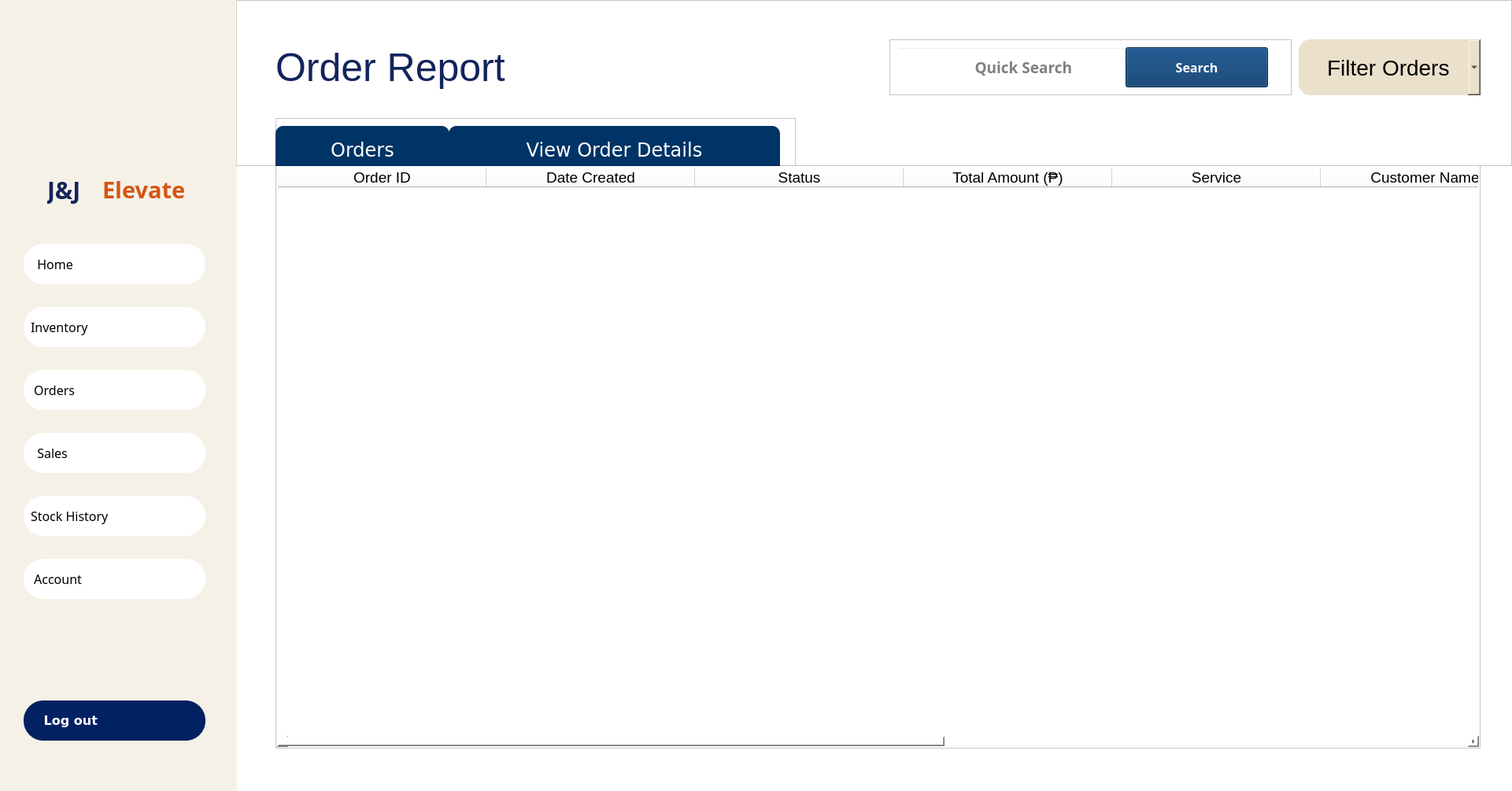
<?xml version="1.0" encoding="UTF-8"?>
<ui version="4.0">
 <class>OWNER_ORDERS</class>
 <widget class="QWidget" name="OWNER_ORDERS">
  <property name="geometry">
   <rect>
    <x>0</x>
    <y>0</y>
    <width>1921</width>
    <height>1005</height>
   </rect>
  </property>
  <property name="windowTitle">
   <string>Form</string>
  </property>
  <property name="styleSheet">
   <string notr="true">background: white;</string>
  </property>
  <widget class="QStackedWidget" name="stackedWidget">
   <property name="geometry">
    <rect>
     <x>300</x>
     <y>210</y>
     <width>1621</width>
     <height>771</height>
    </rect>
   </property>
   <property name="currentIndex">
    <number>0</number>
   </property>
   <widget class="QWidget" name="page">
    <widget class="QTableWidget" name="tableWidget_order">
     <property name="geometry">
      <rect>
       <x>50</x>
       <y>0</y>
       <width>1531</width>
       <height>741</height>
      </rect>
     </property>
     <property name="styleSheet">
      <string notr="true">padding: 1;</string>
     </property>
     <attribute name="horizontalHeaderDefaultSectionSize">
      <number>265</number>
     </attribute>
     <column>
      <property name="text">
       <string>Order ID</string>
      </property>
      <property name="font">
       <font>
        <pointsize>14</pointsize>
       </font>
      </property>
     </column>
     <column>
      <property name="text">
       <string>Date Created</string>
      </property>
      <property name="font">
       <font>
        <pointsize>14</pointsize>
       </font>
      </property>
     </column>
     <column>
      <property name="text">
       <string>Status</string>
      </property>
      <property name="font">
       <font>
        <pointsize>14</pointsize>
       </font>
      </property>
     </column>
     <column>
      <property name="text">
       <string>Total Amount (₱)</string>
      </property>
      <property name="font">
       <font>
        <pointsize>14</pointsize>
       </font>
      </property>
     </column>
     <column>
      <property name="text">
       <string>Service</string>
      </property>
      <property name="font">
       <font>
        <pointsize>14</pointsize>
       </font>
      </property>
     </column>
     <column>
      <property name="text">
       <string>Customer Name</string>
      </property>
      <property name="font">
       <font>
        <pointsize>14</pointsize>
       </font>
      </property>
     </column>
     <column>
      <property name="text">
       <string>Contact Number</string>
      </property>
      <property name="font">
       <font>
        <pointsize>14</pointsize>
       </font>
      </property>
     </column>
     <column>
      <property name="text">
       <string>Customer Address</string>
      </property>
      <property name="font">
       <font>
        <pointsize>14</pointsize>
       </font>
      </property>
     </column>
     <column>
      <property name="text">
       <string>Processed by</string>
      </property>
      <property name="font">
       <font>
        <pointsize>14</pointsize>
       </font>
      </property>
     </column>
    </widget>
   </widget>
   <widget class="QWidget" name="page_2">
    <widget class="QTableWidget" name="tableWidget_orderDetails">
     <property name="geometry">
      <rect>
       <x>50</x>
       <y>0</y>
       <width>1531</width>
       <height>741</height>
      </rect>
     </property>
     <property name="styleSheet">
      <string notr="true">padding: 1;</string>
     </property>
     <attribute name="horizontalHeaderDefaultSectionSize">
      <number>265</number>
     </attribute>
     <column>
      <property name="text">
       <string>Order ID</string>
      </property>
      <property name="font">
       <font>
        <pointsize>14</pointsize>
       </font>
      </property>
     </column>
     <column>
      <property name="text">
       <string>Order Detail ID</string>
      </property>
      <property name="font">
       <font>
        <pointsize>14</pointsize>
       </font>
      </property>
     </column>
     <column>
      <property name="text">
       <string>Product</string>
      </property>
      <property name="font">
       <font>
        <pointsize>14</pointsize>
       </font>
      </property>
     </column>
     <column>
      <property name="text">
       <string>Quantity</string>
      </property>
      <property name="font">
       <font>
        <pointsize>14</pointsize>
       </font>
      </property>
     </column>
     <column>
      <property name="text">
       <string>Unit Price</string>
      </property>
      <property name="font">
       <font>
        <pointsize>14</pointsize>
       </font>
      </property>
     </column>
     <column>
      <property name="text">
       <string>Discount</string>
      </property>
      <property name="font">
       <font>
        <pointsize>14</pointsize>
       </font>
      </property>
     </column>
     <column>
      <property name="text">
       <string>Total Amount</string>
      </property>
      <property name="font">
       <font>
        <pointsize>14</pointsize>
       </font>
      </property>
     </column>
     <column>
      <property name="text">
       <string>Date Created</string>
      </property>
      <property name="font">
       <font>
        <pointsize>14</pointsize>
       </font>
      </property>
     </column>
    </widget>
   </widget>
  </widget>
  <widget class="QFrame" name="frame_45">
   <property name="geometry">
    <rect>
     <x>300</x>
     <y>0</y>
     <width>1621</width>
     <height>211</height>
    </rect>
   </property>
   <property name="frameShape">
    <enum>QFrame::StyledPanel</enum>
   </property>
   <property name="frameShadow">
    <enum>QFrame::Raised</enum>
   </property>
   <widget class="QComboBox" name="comboBox_filterOrders">
    <property name="geometry">
     <rect>
      <x>1350</x>
      <y>50</y>
      <width>231</width>
      <height>71</height>
     </rect>
    </property>
    <property name="font">
     <font>
      <pointsize>-1</pointsize>
     </font>
    </property>
    <property name="styleSheet">
     <string notr="true">    background-color: #ebe0cc;
    border-radius: 15px;
font-size:28px;
text-align: center;</string>
    </property>
    <property name="currentText">
     <string>    Filter Orders</string>
    </property>
    <item>
     <property name="text">
      <string>    Filter Orders</string>
     </property>
    </item>
    <item>
     <property name="text">
      <string>Daily</string>
     </property>
    </item>
    <item>
     <property name="text">
      <string>Weekly</string>
     </property>
    </item>
    <item>
     <property name="text">
      <string>Monthly</string>
     </property>
    </item>
   </widget>
   <widget class="QFrame" name="frame_29">
    <property name="geometry">
     <rect>
      <x>50</x>
      <y>150</y>
      <width>661</width>
      <height>61</height>
     </rect>
    </property>
    <property name="frameShape">
     <enum>QFrame::StyledPanel</enum>
    </property>
    <property name="frameShadow">
     <enum>QFrame::Raised</enum>
    </property>
    <widget class="QPushButton" name="pushButton_order">
     <property name="geometry">
      <rect>
       <x>0</x>
       <y>10</y>
       <width>221</width>
       <height>61</height>
      </rect>
     </property>
     <property name="font">
      <font>
       <family>Verdana</family>
       <pointsize>-1</pointsize>
      </font>
     </property>
     <property name="styleSheet">
      <string notr="true">QPushButton {
    background-color: #003366; /* Blue color */
    border-radius: 10px;
    font-size: 24px;
    color: #ffffff; /* Corrected from font-color */
    padding: 9px;
    font-family: &quot;Verdana&quot;, sans-serif;
    text-align: center;
}

/* Hover Effect on Inactive Buttons */
QPushButton:hover {
    background-color: #8d2721;
    color: #ffffff; /* Ensure text color remains white */
}

/* Active Button (Current Page) */
QPushButton#activeButton {
    background-color:#8d2721;
    color: #ffffff; /* Ensure text color remains white */
}</string>
     </property>
     <property name="text">
      <string>Orders</string>
     </property>
    </widget>
    <widget class="QPushButton" name="pushButton_orderDetail">
     <property name="geometry">
      <rect>
       <x>220</x>
       <y>10</y>
       <width>421</width>
       <height>61</height>
      </rect>
     </property>
     <property name="font">
      <font>
       <family>Verdana</family>
       <pointsize>-1</pointsize>
      </font>
     </property>
     <property name="styleSheet">
      <string notr="true">QPushButton {
    background-color: #003366; /* Blue color */
    border-radius: 10px;
    font-size: 24px;
    color: #ffffff; /* Corrected from font-color */
    padding: 9px;
    font-family: &quot;Verdana&quot;, sans-serif;
    text-align: center;
}

/* Hover Effect on Inactive Buttons */
QPushButton:hover {
    background-color: #8d2721;
    color: #ffffff; /* Ensure text color remains white */
}

/* Active Button (Current Page) */
QPushButton#activeButton {
    background-color: #8d2721;
    color: #ffffff; /* Ensure text color remains white */
}</string>
     </property>
     <property name="text">
      <string>View Order Details</string>
     </property>
    </widget>
   </widget>
   <widget class="QFrame" name="frame_4">
    <property name="geometry">
     <rect>
      <x>830</x>
      <y>50</y>
      <width>511</width>
      <height>71</height>
     </rect>
    </property>
    <property name="frameShape">
     <enum>QFrame::StyledPanel</enum>
    </property>
    <property name="frameShadow">
     <enum>QFrame::Raised</enum>
    </property>
    <widget class="QLineEdit" name="lineEdit__QuickSearch_Orders">
     <property name="geometry">
      <rect>
       <x>10</x>
       <y>10</y>
       <width>291</width>
       <height>51</height>
      </rect>
     </property>
     <property name="font">
      <font>
       <family>Montserrat ExtraBold</family>
       <pointsize>14</pointsize>
       <weight>75</weight>
       <bold>true</bold>
      </font>
     </property>
     <property name="styleSheet">
      <string notr="true">
    background-color: transparent;
    color: black;
    padding: 2px;
    text-align: center;



</string>
     </property>
     <property name="alignment">
      <set>Qt::AlignCenter</set>
     </property>
     <property name="placeholderText">
      <string>      Quick Search</string>
     </property>
     <property name="clearButtonEnabled">
      <bool>false</bool>
     </property>
    </widget>
    <widget class="QLabel" name="label_18">
     <property name="geometry">
      <rect>
       <x>10</x>
       <y>10</y>
       <width>71</width>
       <height>51</height>
      </rect>
     </property>
     <property name="styleSheet">
      <string notr="true">background: transparent;
padding: 5;
</string>
     </property>
     <property name="text">
      <string/>
     </property>
     <property name="pixmap">
      <pixmap>../resources/images/search.png</pixmap>
     </property>
     <property name="scaledContents">
      <bool>true</bool>
     </property>
    </widget>
    <widget class="QPushButton" name="pushButton_searchOrders">
     <property name="geometry">
      <rect>
       <x>300</x>
       <y>10</y>
       <width>181</width>
       <height>51</height>
      </rect>
     </property>
     <property name="font">
      <font>
       <family>Montserrat ExtraBold</family>
       <pointsize>12</pointsize>
       <weight>75</weight>
       <bold>true</bold>
      </font>
     </property>
     <property name="styleSheet">
      <string notr="true">    QPushButton {
        background-color: #003366;
        color: white;
        padding: 2px;
        text-align: center;
    }
    QPushButton:hover {
        background-color: rgba(0, 51, 102, 0.9);
    }</string>
     </property>
     <property name="text">
      <string>Search</string>
     </property>
    </widget>
   </widget>
   <widget class="QLabel" name="orderReportText">
    <property name="geometry">
     <rect>
      <x>50</x>
      <y>50</y>
      <width>501</width>
      <height>71</height>
     </rect>
    </property>
    <property name="styleSheet">
     <string notr="true">color: #12245c;
font-family: &quot;Arial Black&quot;, Arial, sans-serif; 
background: transparent;
font-size: 50px;</string>
    </property>
    <property name="text">
     <string>Order Report</string>
    </property>
   </widget>
  </widget>
  <widget class="QFrame" name="LeftMenuBar">
   <property name="geometry">
    <rect>
     <x>0</x>
     <y>0</y>
     <width>301</width>
     <height>1011</height>
    </rect>
   </property>
   <property name="font">
    <font>
     <pointsize>14</pointsize>
    </font>
   </property>
   <property name="styleSheet">
    <string notr="true">background-color: rgba(235, 224, 204, 0.47); /* #ebe0cc with 47% opacity */</string>
   </property>
   <property name="frameShape">
    <enum>QFrame::NoFrame</enum>
   </property>
   <property name="frameShadow">
    <enum>QFrame::Raised</enum>
   </property>
   <widget class="QLabel" name="JJelevate_text_2">
    <property name="geometry">
     <rect>
      <x>60</x>
      <y>220</y>
      <width>71</width>
      <height>41</height>
     </rect>
    </property>
    <property name="font">
     <font>
      <family>Arial Black</family>
      <pointsize>-1</pointsize>
      <weight>75</weight>
      <bold>true</bold>
     </font>
    </property>
    <property name="styleSheet">
     <string notr="true">color: #12245c;
font-family: &quot;Arial Black&quot;, Arial, sans-serif; 
background: transparent;
font-size: 30px;</string>
    </property>
    <property name="text">
     <string>J&amp;J </string>
    </property>
    <property name="scaledContents">
     <bool>true</bool>
    </property>
   </widget>
   <widget class="QLabel" name="Logo">
    <property name="geometry">
     <rect>
      <x>30</x>
      <y>50</y>
      <width>241</width>
      <height>171</height>
     </rect>
    </property>
    <property name="styleSheet">
     <string notr="true">background: transparent;</string>
    </property>
    <property name="text">
     <string/>
    </property>
    <property name="pixmap">
     <pixmap>../resources/images/JJLOGO.png</pixmap>
    </property>
    <property name="scaledContents">
     <bool>true</bool>
    </property>
    <property name="alignment">
     <set>Qt::AlignCenter</set>
    </property>
   </widget>
   <widget class="QPushButton" name="pushButton_Dashboard">
    <property name="geometry">
     <rect>
      <x>30</x>
      <y>310</y>
      <width>231</width>
      <height>51</height>
     </rect>
    </property>
    <property name="font">
     <font>
      <family>Montserrat Medium</family>
      <pointsize>12</pointsize>
      <weight>50</weight>
      <italic>false</italic>
      <bold>false</bold>
     </font>
    </property>
    <property name="styleSheet">
     <string notr="true">QPushButton {
    background-color: white;
    color: black;
    border-radius: 25px;
    padding: 9px;
    text-align: left;
}
QPushButton:hover {
    background-color:#c25b55;
    color:black;
    font-weight: 700;
}
QPushButton.activeButton {
    background-color:#c25b55;
    color:black;
    font-weight: 700;
}
</string>
    </property>
    <property name="text">
     <string>  Home   </string>
    </property>
    <property name="icon">
     <iconset>
      <normaloff>../resources/images/dashboard_icon.svg</normaloff>../resources/images/dashboard_icon.svg</iconset>
    </property>
    <property name="iconSize">
     <size>
      <width>40</width>
      <height>40</height>
     </size>
    </property>
   </widget>
   <widget class="QPushButton" name="pushButton_Inventory">
    <property name="geometry">
     <rect>
      <x>30</x>
      <y>390</y>
      <width>231</width>
      <height>51</height>
     </rect>
    </property>
    <property name="font">
     <font>
      <family>Montserrat Medium</family>
      <pointsize>12</pointsize>
     </font>
    </property>
    <property name="styleSheet">
     <string notr="true">QPushButton {
    background-color: white;
    color: black;
    border-radius: 25px;
    padding: 9px;
    text-align: left;
}
QPushButton:hover {
    background-color:#c25b55;
    color:black;
    font-weight: 700;
}
QPushButton.activeButton {
    background-color:#c25b55;
    color:black;
    font-weight: 700;
}
</string>
    </property>
    <property name="text">
     <string>Inventory</string>
    </property>
    <property name="icon">
     <iconset>
      <normaloff>../resources/images/inventory_icon.svg</normaloff>../resources/images/inventory_icon.svg</iconset>
    </property>
    <property name="iconSize">
     <size>
      <width>50</width>
      <height>45</height>
     </size>
    </property>
   </widget>
   <widget class="QPushButton" name="pushButton_Orders">
    <property name="geometry">
     <rect>
      <x>30</x>
      <y>470</y>
      <width>231</width>
      <height>51</height>
     </rect>
    </property>
    <property name="font">
     <font>
      <family>Montserrat Medium</family>
      <pointsize>12</pointsize>
     </font>
    </property>
    <property name="styleSheet">
     <string notr="true">QPushButton {
    background-color: white;
    color: black;
    border-radius: 25px;
    padding: 9px;
    text-align: left;
}
QPushButton:hover {
    background-color:#c25b55;
    color:black;
    font-weight: 700;
}
QPushButton.activeButton {
    background-color:#c25b55;
    color:black;
    font-weight: 700;
}
</string>
    </property>
    <property name="text">
     <string> Orders</string>
    </property>
    <property name="icon">
     <iconset>
      <normaloff>../resources/images/orders_icon.svg</normaloff>../resources/images/orders_icon.svg</iconset>
    </property>
    <property name="iconSize">
     <size>
      <width>46</width>
      <height>42</height>
     </size>
    </property>
   </widget>
   <widget class="QPushButton" name="pushButton_Sales">
    <property name="geometry">
     <rect>
      <x>30</x>
      <y>550</y>
      <width>231</width>
      <height>51</height>
     </rect>
    </property>
    <property name="font">
     <font>
      <family>Montserrat Medium</family>
      <pointsize>12</pointsize>
     </font>
    </property>
    <property name="styleSheet">
     <string notr="true">QPushButton {
    background-color: white;
    color: black;
    border-radius: 25px;
    padding: 9px;
    text-align: left;
}
QPushButton:hover {
    background-color:#c25b55;
    color:black;
    font-weight: 700;
}
QPushButton.activeButton {
    background-color:#c25b55;
    color:black;
    font-weight: 700;
}
</string>
    </property>
    <property name="text">
     <string>  Sales</string>
    </property>
    <property name="icon">
     <iconset>
      <normaloff>../resources/images/sales_icon.svg</normaloff>../resources/images/sales_icon.svg</iconset>
    </property>
    <property name="iconSize">
     <size>
      <width>35</width>
      <height>35</height>
     </size>
    </property>
   </widget>
   <widget class="QPushButton" name="pushButton_Account">
    <property name="geometry">
     <rect>
      <x>30</x>
      <y>710</y>
      <width>231</width>
      <height>51</height>
     </rect>
    </property>
    <property name="font">
     <font>
      <family>Montserrat Medium</family>
      <pointsize>12</pointsize>
     </font>
    </property>
    <property name="styleSheet">
     <string notr="true">QPushButton {
    background-color: white;
    color: black;
    border-radius: 25px;
    padding: 9px;
    text-align: left;
}
QPushButton:hover {
    background-color:#c25b55;
    color:black;
    font-weight: 700;
}
QPushButton.activeButton {
    background-color:#c25b55;
    color:black;
    font-weight: 700;
}
</string>
    </property>
    <property name="text">
     <string> Account     </string>
    </property>
    <property name="icon">
     <iconset>
      <normaloff>../resources/images/account_icon.svg</normaloff>../resources/images/account_icon.svg</iconset>
    </property>
    <property name="iconSize">
     <size>
      <width>48</width>
      <height>48</height>
     </size>
    </property>
   </widget>
   <widget class="QPushButton" name="pushButton_LogOut">
    <property name="geometry">
     <rect>
      <x>30</x>
      <y>890</y>
      <width>231</width>
      <height>51</height>
     </rect>
    </property>
    <property name="font">
     <font>
      <family>Verdana</family>
      <pointsize>12</pointsize>
      <weight>87</weight>
      <bold>true</bold>
     </font>
    </property>
    <property name="styleSheet">
     <string notr="true">QPushButton {
    background-color:#022162;
color:white;
font-weight: 700;
    border-radius: 25px;
    padding: 9px;
font-size: 14;
text-align: left;
}
QPushButton:hover {
        background-color: rgba(2, 33, 98, 0.8);
        color: white;
    font-weight: 700;
}</string>
    </property>
    <property name="text">
     <string>   Log out</string>
    </property>
    <property name="icon">
     <iconset>
      <normaloff>../resources/images/WHITElogout_icon.svg</normaloff>../resources/images/WHITElogout_icon.svg</iconset>
    </property>
    <property name="iconSize">
     <size>
      <width>38</width>
      <height>38</height>
     </size>
    </property>
   </widget>
   <widget class="QPushButton" name="pushButton_Stock_History">
    <property name="geometry">
     <rect>
      <x>30</x>
      <y>630</y>
      <width>231</width>
      <height>51</height>
     </rect>
    </property>
    <property name="font">
     <font>
      <family>Montserrat Medium</family>
      <pointsize>12</pointsize>
     </font>
    </property>
    <property name="styleSheet">
     <string notr="true">QPushButton {
    background-color: white;
    color: black;
    border-radius: 25px;
    padding: 9px;
    text-align: left;
}
QPushButton:hover {
    background-color:#c25b55;
    color:black;
    font-weight: 700;
}
QPushButton.activeButton {
    background-color:#c25b55;
    color:black;
    font-weight: 700;
}
</string>
    </property>
    <property name="text">
     <string>Stock History</string>
    </property>
    <property name="icon">
     <iconset>
      <normaloff>../resources/images/inventory_icon.svg</normaloff>../resources/images/inventory_icon.svg</iconset>
    </property>
    <property name="iconSize">
     <size>
      <width>50</width>
      <height>45</height>
     </size>
    </property>
   </widget>
   <widget class="QLabel" name="JJelevate_text_3">
    <property name="geometry">
     <rect>
      <x>130</x>
      <y>220</y>
      <width>131</width>
      <height>41</height>
     </rect>
    </property>
    <property name="font">
     <font>
      <family>Arial Black</family>
      <pointsize>-1</pointsize>
      <weight>75</weight>
      <bold>true</bold>
     </font>
    </property>
    <property name="styleSheet">
     <string notr="true">color: #d75413;
font-family: &quot;Arial Black&quot;, Arial, sans-serif; 
background: transparent;
font-size: 29px;
</string>
    </property>
    <property name="text">
     <string>Elevate</string>
    </property>
    <property name="scaledContents">
     <bool>true</bool>
    </property>
   </widget>
  </widget>
 </widget>
 <resources/>
 <connections/>
</ui>
